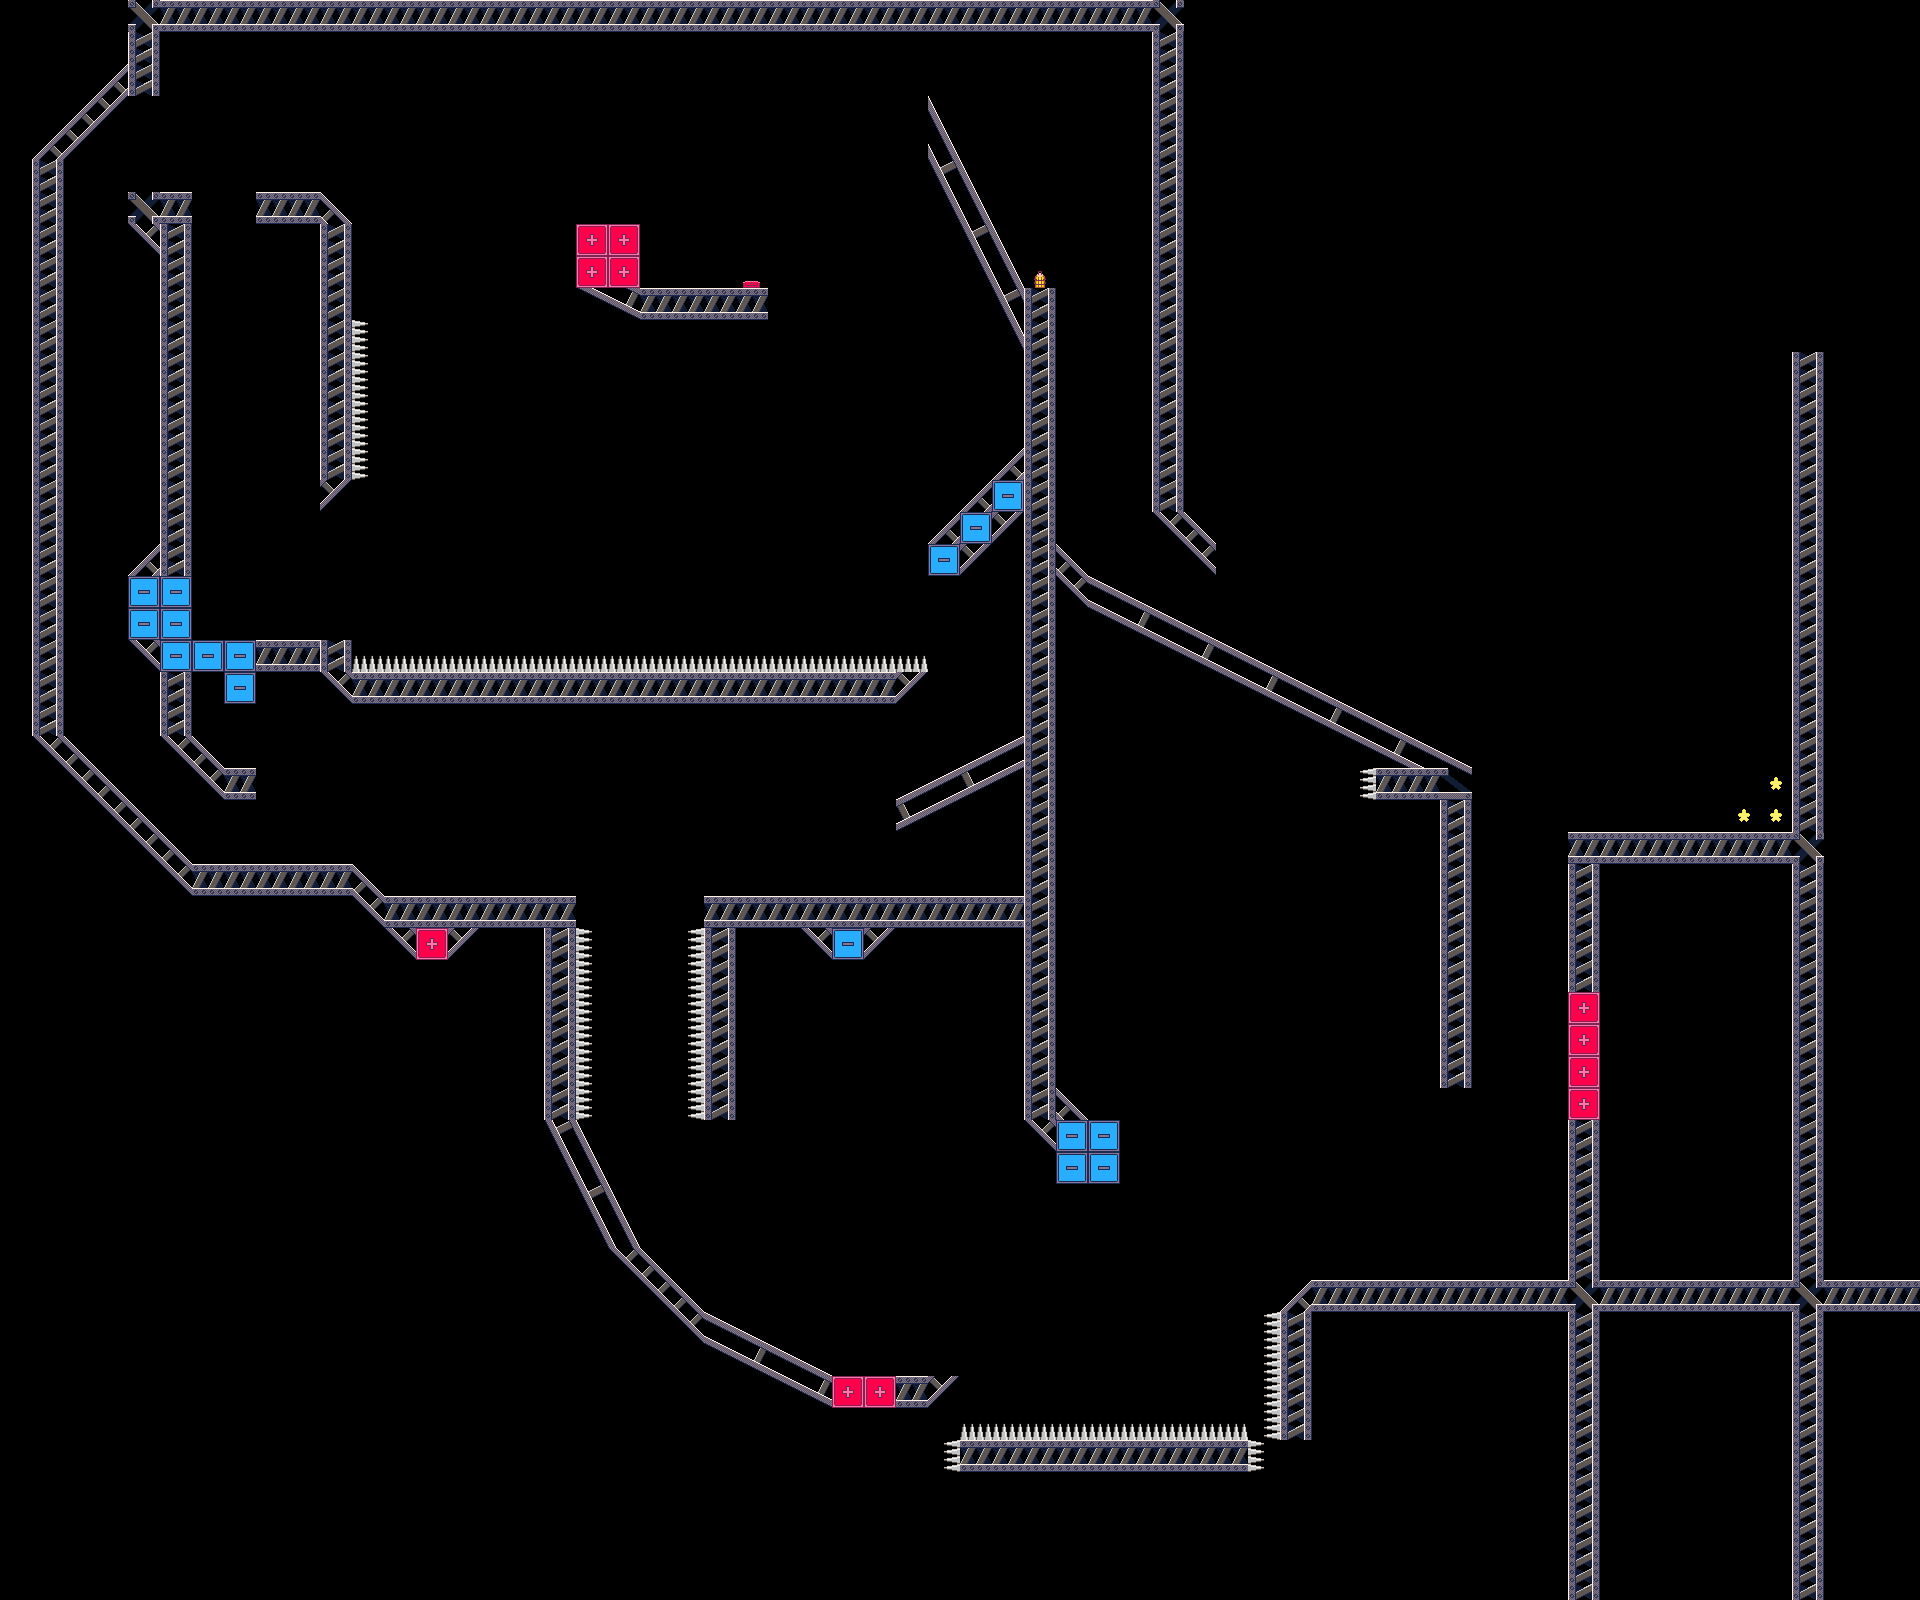

The image is a tile-based game level rendered from a .tmx file. Its description and complete source (layers, tilesets, objects, tile grids) follow:
An orthogonal 60x50 tile map with 32x32 px tiles, 1 tile layer (tiles) and 2 objects (spawn, $TUTORIAL6).

<map version="1.10" tiledversion="1.11.2" orientation="orthogonal" renderorder="right-down" width="60" height="50" tilewidth="32" tileheight="32" infinite="0" nextlayerid="3" nextobjectid="3">
 <editorsettings>
  <export target="../../../assets/levels/028.json" format="json" />
 </editorsettings>
 <tileset firstgid="1" source="../Metal.tsx" />
 <layer id="1" name="tiles" width="60" height="50">
  <data encoding="csv">
0,0,0,0,37,26,26,26,26,26,26,26,26,26,26,26,26,26,26,26,26,26,26,26,26,26,26,26,26,26,26,26,26,26,26,26,37,0,0,0,0,0,0,0,0,0,0,0,0,0,0,0,0,0,0,0,0,0,0,0,
0,0,0,0,33,0,0,0,0,0,0,0,0,0,0,0,0,0,0,0,0,0,0,0,0,0,0,0,0,0,0,0,0,0,0,0,33,0,0,0,0,0,0,0,0,0,0,0,0,0,0,0,0,0,0,0,0,0,0,0,
0,0,0,15,33,0,0,0,13,0,13,0,0,0,0,0,0,0,0,0,0,0,0,0,0,0,0,0,0,0,0,0,0,0,0,0,33,0,0,0,0,0,0,0,0,0,0,0,0,0,0,0,0,0,0,0,0,0,0,0,
0,0,15,22,13,0,0,0,13,0,13,0,0,0,0,0,0,0,0,0,0,0,0,0,0,0,0,0,0,6,0,0,0,0,0,0,33,0,0,0,0,0,0,0,0,0,0,0,0,0,0,0,0,0,0,0,0,0,0,0,
0,15,22,0,13,0,0,0,13,0,13,0,0,0,0,0,0,0,0,0,0,0,0,0,0,0,0,0,0,12,0,0,0,0,0,0,33,0,0,0,0,0,0,0,0,0,0,0,0,0,0,0,0,0,0,0,0,0,0,0,
0,33,0,0,13,0,0,0,13,0,13,0,0,0,0,0,0,0,0,0,0,0,0,0,0,0,0,0,0,17,6,0,0,0,0,0,33,0,0,0,0,0,0,0,0,0,0,0,0,0,0,0,0,0,0,0,0,0,0,0,
0,33,0,0,37,26,13,13,26,26,16,0,0,0,0,0,0,0,0,0,0,0,0,0,0,0,0,0,0,23,12,0,0,0,0,0,33,0,0,0,0,0,0,0,0,0,0,0,0,0,0,0,0,0,0,0,0,0,0,0,
0,33,0,0,21,33,0,0,0,0,33,0,0,0,0,0,0,0,19,19,0,0,0,0,0,0,0,0,13,13,17,6,0,0,0,0,33,0,0,0,0,0,0,0,0,0,0,0,0,0,0,0,0,0,0,0,0,0,0,0,
0,33,0,0,0,33,0,0,0,0,33,13,0,0,0,0,13,13,19,19,0,0,0,36,0,0,0,0,0,13,23,12,28,0,0,0,33,0,0,0,0,0,0,0,0,0,0,0,0,0,0,0,0,0,0,0,0,0,0,0,
0,33,0,0,0,33,0,0,0,0,33,13,0,0,0,0,13,0,7,8,26,26,26,26,0,0,0,0,0,13,13,17,33,0,0,0,33,0,0,0,0,0,0,0,0,0,0,0,0,0,0,0,0,0,0,0,0,0,0,0,
0,33,0,0,0,33,0,0,0,0,33,27,0,0,0,0,0,0,0,0,0,0,0,0,0,0,0,0,0,0,0,23,33,0,0,0,33,0,0,0,0,0,0,0,0,0,0,0,0,0,0,0,0,0,0,0,0,0,0,0,
0,33,0,0,0,33,0,0,0,0,33,27,0,0,0,0,0,0,0,0,0,0,0,0,0,0,0,0,0,0,0,0,33,0,0,0,33,0,0,0,0,0,0,0,0,0,0,0,0,0,0,0,0,0,0,0,33,0,0,0,
0,33,0,0,0,33,0,0,0,0,33,27,0,0,0,0,0,0,0,0,0,0,0,0,0,0,0,0,0,0,0,0,33,0,0,0,33,0,0,0,0,0,0,0,0,0,0,0,0,0,0,0,0,0,0,0,33,0,0,0,
0,33,0,0,0,33,0,0,0,0,33,27,0,0,0,0,0,0,0,0,0,0,0,0,0,0,0,0,0,0,0,0,33,0,0,0,33,0,0,0,0,0,0,0,0,0,0,0,0,0,0,0,0,0,0,0,33,0,0,0,
0,33,0,0,0,33,0,0,0,0,33,27,0,0,0,0,0,0,0,0,0,0,0,0,0,0,0,0,0,0,0,15,33,0,0,0,33,0,0,0,0,0,0,0,0,0,0,0,0,0,0,0,0,0,0,0,33,0,0,0,
0,33,0,0,0,33,0,0,0,0,22,13,13,0,0,0,0,0,0,0,0,0,0,0,0,0,0,0,0,0,15,31,33,0,0,0,33,0,0,0,0,0,0,0,0,0,0,0,0,0,0,0,0,0,0,0,33,0,0,0,
0,33,0,0,0,33,0,0,0,0,13,13,0,0,0,0,0,0,0,0,0,0,0,0,0,0,0,0,0,15,31,22,33,0,0,0,21,16,0,0,0,0,0,0,0,0,0,0,0,0,0,0,0,0,0,0,33,0,0,0,
0,33,0,0,15,33,0,0,0,0,13,13,0,0,0,0,0,0,0,0,0,0,0,0,0,0,0,0,13,31,22,0,33,16,0,0,13,21,0,0,0,0,0,0,0,0,0,0,0,0,0,0,0,0,0,0,33,0,0,0,
0,33,0,0,31,31,0,0,0,0,13,13,0,0,0,0,0,0,0,0,0,0,0,0,0,0,0,0,13,13,0,0,33,21,3,4,13,0,0,0,0,0,0,0,0,0,0,0,0,0,0,0,0,0,0,0,33,0,0,0,
0,33,0,13,31,31,13,13,13,13,13,13,0,0,0,0,0,0,0,0,0,0,0,0,0,0,0,0,13,13,0,0,33,0,7,8,3,4,0,0,0,0,0,0,0,0,0,0,0,0,0,0,0,0,0,0,33,0,0,0,
0,33,0,0,21,31,31,31,26,26,33,20,20,20,20,20,20,20,20,20,20,20,20,20,20,20,20,20,20,0,0,0,33,0,0,0,7,8,3,4,0,0,0,0,0,0,0,0,0,0,0,0,0,0,0,0,33,0,0,0,
0,33,0,0,0,33,13,31,0,0,21,26,26,26,26,26,26,26,26,26,26,26,26,26,26,26,26,26,22,0,0,0,33,0,0,0,13,0,7,8,3,4,0,0,0,0,0,0,0,0,0,0,0,0,0,0,33,0,0,0,
0,33,13,0,0,33,0,0,0,0,0,0,0,0,0,0,0,0,0,0,0,0,0,0,0,0,0,0,0,0,0,0,33,0,0,0,13,0,0,0,7,8,3,4,0,0,0,0,0,0,0,0,0,0,0,0,33,0,0,0,
0,21,16,0,0,21,16,0,0,0,0,0,0,0,0,0,0,0,0,0,0,0,0,0,0,0,0,0,0,0,1,2,33,0,0,0,13,0,0,0,0,0,7,8,3,4,0,0,0,0,0,0,0,0,0,0,33,0,0,0,
0,0,21,16,0,0,21,26,0,0,0,0,0,0,0,0,0,0,0,0,0,0,0,0,0,0,0,0,1,2,9,10,33,0,0,0,13,0,0,0,0,0,25,26,26,35,0,0,0,0,0,0,0,0,0,14,33,0,0,0,
0,0,0,21,16,0,0,0,0,0,0,0,0,0,0,0,0,0,0,0,0,0,0,0,0,0,13,13,9,10,0,0,33,0,0,0,13,0,0,0,0,0,0,0,0,33,0,0,0,0,0,0,0,0,14,14,33,0,0,0,
0,0,0,0,21,16,0,0,0,0,0,0,0,0,0,0,0,0,0,0,0,0,0,0,0,0,13,13,0,0,0,0,33,0,0,13,13,0,0,0,0,0,0,0,0,33,0,0,0,26,26,26,26,26,26,26,37,0,0,0,
0,0,0,0,0,21,26,26,26,26,26,16,13,13,13,13,13,13,13,13,13,13,13,13,13,13,13,13,13,13,13,13,33,13,13,13,13,0,0,0,0,0,0,0,0,33,0,0,0,33,0,0,0,0,0,0,33,0,0,0,
0,0,0,0,0,0,0,0,0,0,0,21,26,26,26,26,26,26,13,13,13,13,26,26,26,26,26,26,26,26,26,26,33,13,13,13,13,0,0,0,0,0,0,0,0,33,0,0,0,33,0,0,0,0,0,0,33,0,0,0,
0,0,0,0,0,0,0,0,0,0,0,0,21,19,22,0,0,33,27,0,0,25,33,0,0,21,31,22,0,0,0,0,33,0,0,0,0,0,0,0,0,0,0,0,0,33,0,0,0,33,0,0,0,0,0,0,33,0,0,0,
0,0,0,0,0,0,0,0,0,0,0,0,0,0,0,0,0,33,27,0,0,25,33,0,0,0,0,0,0,0,0,0,33,0,0,0,0,0,0,0,0,0,0,0,0,33,0,0,0,33,0,0,0,0,0,0,33,0,0,0,
0,0,0,0,0,0,0,0,0,0,0,0,0,0,0,0,0,33,27,0,0,25,33,0,0,0,0,0,0,0,0,0,33,0,0,0,0,0,0,0,0,0,0,0,0,33,0,0,0,19,0,0,0,0,0,0,33,0,0,0,
0,0,0,0,0,0,0,0,0,0,0,0,0,0,0,0,0,33,27,0,0,25,33,0,0,0,0,0,0,0,0,0,33,0,0,0,0,0,0,0,0,0,0,0,0,33,0,0,0,19,0,0,0,0,0,0,33,0,0,0,
0,0,0,0,0,0,0,0,0,0,0,0,0,0,0,0,0,33,27,0,0,25,33,0,0,0,0,0,0,0,0,0,33,0,0,0,0,0,0,0,0,0,0,0,0,33,0,0,0,19,0,0,0,0,0,0,33,0,0,0,
0,0,0,0,0,0,0,0,0,0,0,0,0,0,0,0,0,33,27,0,0,25,33,0,0,0,0,0,0,0,0,0,33,16,0,0,0,0,0,0,0,0,0,0,0,0,0,0,0,19,0,0,0,0,0,0,33,0,0,0,
0,0,0,0,0,0,0,0,0,0,0,0,0,0,0,0,0,17,6,0,0,0,0,0,0,0,0,0,0,0,0,0,21,31,31,0,0,0,0,0,0,0,0,0,0,0,0,0,0,33,0,0,0,0,0,0,33,0,0,0,
0,0,0,0,0,0,0,0,0,0,0,0,0,0,0,0,0,23,12,0,0,0,0,0,0,0,0,0,0,0,0,0,0,31,31,0,0,0,0,0,0,0,0,0,0,0,0,0,0,33,0,0,0,0,0,0,33,0,0,0,
0,0,0,0,0,0,0,0,0,0,0,0,0,0,0,0,0,0,17,6,0,0,0,0,0,0,0,0,0,0,0,0,0,13,13,0,0,0,0,0,0,0,0,0,0,0,0,0,0,33,0,0,0,0,0,0,33,0,0,0,
0,0,0,0,0,0,0,0,0,0,0,0,0,0,0,0,0,0,23,12,0,0,0,0,0,0,0,0,0,0,0,0,0,0,0,0,0,0,0,0,0,0,0,0,0,0,0,0,0,33,0,0,0,0,0,0,33,0,0,0,
0,0,0,0,0,0,0,0,0,0,0,0,0,0,0,0,0,0,0,21,16,0,0,0,0,0,0,0,0,0,0,0,0,0,0,0,0,0,0,0,0,0,0,0,0,0,0,0,0,33,0,0,0,0,0,0,33,0,0,0,
0,0,0,0,0,0,0,0,0,0,0,0,0,0,0,0,0,0,0,0,21,16,0,0,0,0,0,0,0,0,0,0,0,0,0,0,0,0,0,0,15,26,26,26,26,26,26,26,26,37,26,26,26,26,26,26,37,26,26,26,
0,0,0,0,0,0,0,0,0,0,0,0,0,0,0,0,0,0,0,0,0,21,3,4,0,0,0,0,0,0,0,0,0,0,0,0,0,0,0,25,33,0,0,0,0,0,0,0,0,33,0,0,0,0,0,0,33,0,0,0,
0,0,0,0,0,0,0,0,0,0,0,0,0,0,0,0,0,0,0,0,0,0,7,8,3,4,0,0,0,13,0,0,0,0,0,0,0,0,0,25,33,0,0,0,0,0,0,0,0,33,0,0,0,0,0,0,33,0,0,0,
0,0,0,0,0,0,0,0,0,0,0,0,0,0,0,0,0,0,0,0,0,0,0,0,7,8,19,19,26,22,0,0,0,0,0,0,0,0,0,25,33,0,0,0,0,0,0,0,0,33,0,0,0,0,0,0,33,0,0,0,
0,0,0,0,0,0,0,0,0,0,0,0,0,0,0,0,0,0,0,0,0,0,0,0,0,0,0,0,0,0,20,20,20,20,20,20,20,20,20,25,33,0,0,0,0,0,0,0,0,33,0,0,0,0,0,0,33,0,0,0,
0,0,0,0,0,0,0,0,0,0,0,0,0,0,0,0,0,0,0,0,0,0,0,0,0,0,0,0,0,25,26,26,26,26,26,26,26,26,26,27,0,0,0,0,0,0,0,0,0,33,0,0,0,0,0,0,33,0,0,0,
0,0,0,0,0,0,0,0,0,0,0,0,0,0,0,0,0,0,0,0,0,0,0,0,0,0,0,0,0,0,0,0,0,0,0,0,0,0,0,0,0,0,0,0,0,0,0,0,0,33,0,0,0,0,0,0,33,0,0,0,
0,0,0,0,0,0,0,0,0,0,0,0,0,0,0,0,0,0,0,0,0,0,0,0,0,0,0,0,0,0,0,0,0,0,0,0,0,0,0,0,0,0,0,0,0,0,0,0,0,33,0,0,0,0,0,0,33,0,0,0,
0,0,0,0,0,0,0,0,0,0,0,0,0,0,0,0,0,0,0,0,0,0,0,0,0,0,0,0,0,0,0,0,0,0,0,0,0,0,0,0,0,0,0,0,0,0,0,0,0,33,0,0,0,0,0,0,33,0,0,0,
0,0,0,0,0,0,0,0,0,0,0,0,0,0,0,0,0,0,0,0,0,0,0,0,0,0,0,0,0,0,0,0,0,0,0,0,0,0,0,0,0,0,0,0,0,0,0,0,0,33,0,0,0,0,0,0,33,0,0,0
</data>
 </layer>
 <objectgroup id="2" name="spawns">
  <object id="1" name="spawn" x="671.75" y="265.75">
   <point />
  </object>
  <object id="2" name="$TUTORIAL6" x="693" y="212" width="120" height="19">
   <text wrap="1">$TUTORIAL6</text>
  </object>
 </objectgroup>
</map>
